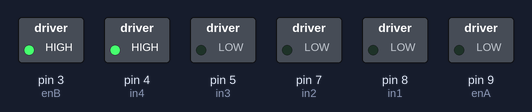
This sketch was run on a simulated Arduino Uno, built with avr-gcc and run on an emulated ATmega328P. Parts: switched loads named in the sketch (green lamp = pin HIGH).

Above: at 0.05 s.
At 2.05 s:
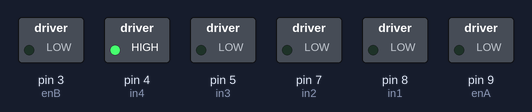
At 2.25 s:
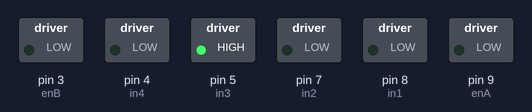
At 5.25 s:
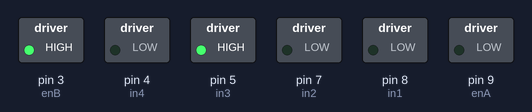
At 10.5 s:
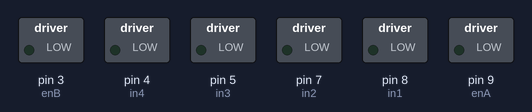
Timing chart, 0 to 13.7 s (numbered marks = the images above):
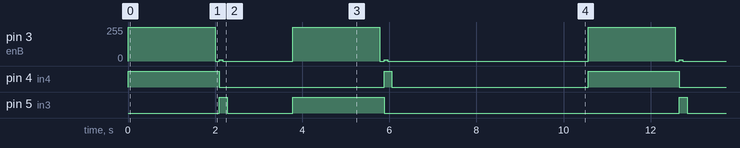

Measured:
- by itself, pin 4 (in4): repeats every 10.6 s: LOW 3.8 s, HIGH 0.18 s, LOW 4.5 s, HIGH 2.1 s
- by itself, pin 5 (in3): repeats every 10.6 s: LOW 1.5 s, HIGH 2.1 s, LOW 6.8 s, HIGH 0.18 s
- by itself, pin 3 (enB): repeats every 10.6 s: 0/255 0.10 s, 10/255 0.08 s, 0/255 1.6 s, 255/255 2.0 s, 0/255 0.10 s, 10/255 0.08 s, 0/255 4.6 s, 255/255 2.0 s

The sketch:

demo02_front_motors.ino
```cpp
/*
  Modified version from:
	L298N Motor Demonstration
	L298N-Motor-Demo.ino
	Demonstrates functions of L298N Motor Controller

	DroneBot Workshop 2017
	http://dronebotworkshop.com
*/


// Motor A
int enA = 9;
int in1 = 8;
int in2 = 7;

// Motor B
int enB = 3;
int in3 = 5;
int in4 = 4;

void setup()
{
  // Set all the motor control pins to outputs
  pinMode(enA, OUTPUT);
  pinMode(enB, OUTPUT);
  pinMode(in1, OUTPUT);
  pinMode(in2, OUTPUT);
  pinMode(in3, OUTPUT);
  pinMode(in4, OUTPUT);

  // Now turn off motors
  disable();
}

void enable_right()
{
  digitalWrite(in3, LOW);
  digitalWrite(in4, HIGH);
}

void enable_left()
{
  digitalWrite(in3, HIGH);
  digitalWrite(in4, LOW);
}

void make_turn(int force=255, int forceDelay=2000)
{
  analogWrite(enB, force);
  delay(forceDelay);
  analogWrite(enB, 0);
  delay(100);
}

void turn_right()
{
  enable_right();
  make_turn(255, 2000);

  enable_left();
  make_turn(10, 80);

  disable();
  delay(500);
}

void turn_left()
{
  enable_left();
  make_turn(255, 2000);

  enable_right();
  make_turn(10, 80);

  disable();
  delay(500);
}

void disable()
{
  digitalWrite(in1, LOW);
  digitalWrite(in2, LOW);
  digitalWrite(in3, LOW);
  digitalWrite(in4, LOW);
}

void demo()
{
  // This function will run the front motor in both directions
  // Note that maximum speed is determined by the motor itself and the operating voltage

  // Turn on motors to right
  turn_right();

  // Wait a bit
  delay(1000);

  // Turn on motors to left
  turn_left();

  // Now turn off motors
  disable();
}

void loop()
{
  demo();
  delay(4000);
}
```
